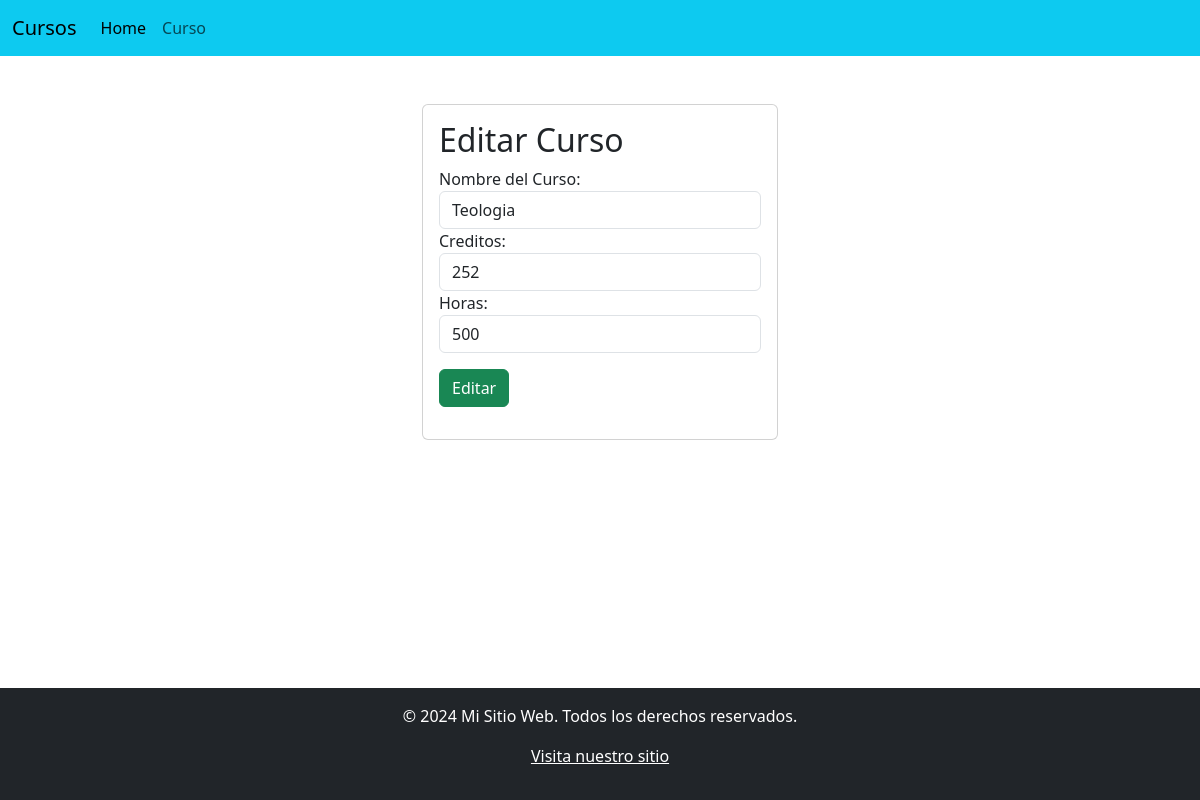
The page /edicionCurso/7/ on the database its author committed.
### Aplicaciones/Academico/models.py (models this page shows, shortened)
class Curso (models.Model):
    nombre = models.CharField(max_length=50)
    creditos = models.IntegerField()
    horas = models.IntegerField()

### Aplicaciones/Academico/views.py (the view)
# urls.py: path('edicionCurso/<int:id>/', views.edicionCurso, name='edicionCurso'),  # Asegúrate de agregar el nombre
def edicionCurso(request, id):
    if request.method == 'POST':
        nombre = request.POST.get('nombre', '').strip()
        creditos = request.POST.get('creditos', '').strip()
        horas = request.POST.get('horas', '').strip()
        curso = Curso.objects.get(id=id)
        curso.nombre = nombre
        curso.creditos = int(creditos)
        curso.horas = int(horas)
        curso.save()
        messages.success(request, 'Curso Editado')
        return redirect('/')
    else:
        curso = Curso.objects.get(id=id)
        return render(request, 'editarCurso.html', {'curso': curso})

### Aplicaciones/Academico/Templates/EditarCurso.html (shortened to what this page needs)
{% extends "./baseCurso.html" %}
{%block body%}
<div class="row">
    <div class="col-md-4 offset-md-4">
        <div class="card">
            <div class="card-body">
                <h2>Editar Curso</h2>
                <form action="{% url 'edicionCurso' curso.id %}" method="POST">
                    <div class="form-group">
                        <label for="nombre">Nombre del Curso:</label>
                        <input type="text" name="nombre" id="nombreCurso"  value="{{curso.nombre}}" class="form-control" required
                            placeholder="Ingrese Nombre del Curso">
                    </div>
                    <div class="form-group">
                        <label for="Credito">Creditos:</label>
                        <input type="phone" name="creditos" id="creditoCurso" value="{{curso.creditos}}" class="form-control" required
                            placeholder="Ingrese Credito del Curso">
                    </div>
                    <div class="form-group">
                        <label for="Horas">Horas:</label>
                        <input type="phone" name="horas" id="horasCurso" value="{{curso.horas}}" class="form-control" required
                            placeholder="Ingrese Horas del Curso">
                    </div>
                    <div class="form-group py-3">
                        <button type="submit" class="btn btn-success btn-block text-white">Editar</button>
                    </div>
                </form>
            </div>
        </div>
    </div>
</div>
{% endblock %}

### Aplicaciones/Academico/static/css/style.css (style rules this page uses)
html, body { height: 100%; margin: 0; }

### rows shown on the page
Curso: nombre "Teologia", creditos "252", horas "500"
